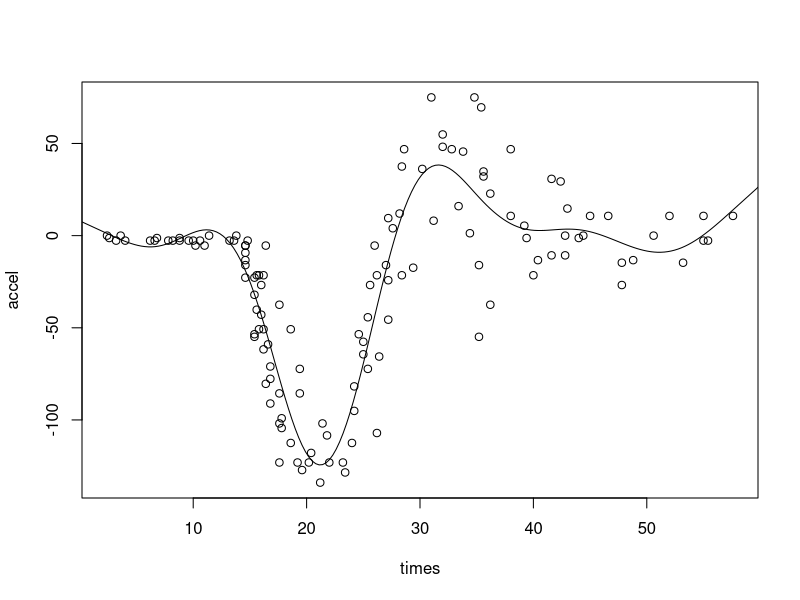
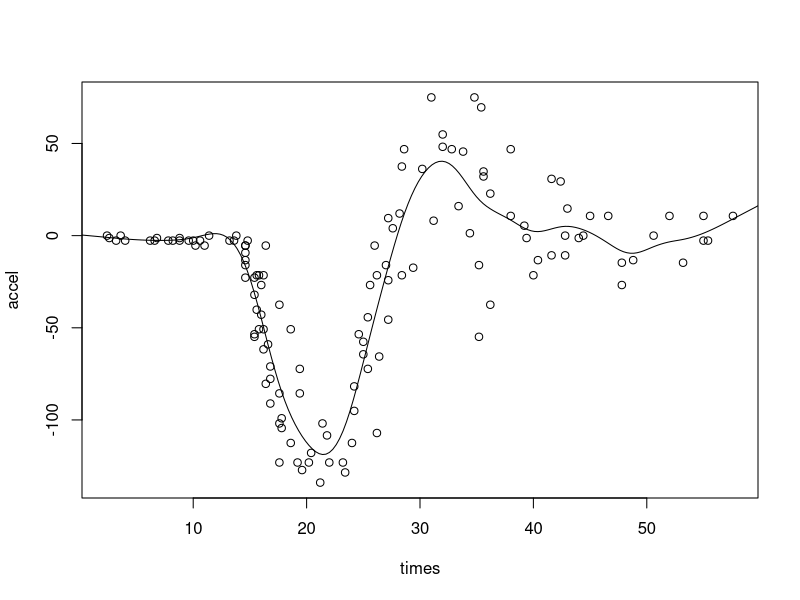

These figures' R source, in order:
library(mgcv)


### Name: smoothCon
### Title: Prediction/Construction wrapper functions for GAM smooth terms
### Aliases: smoothCon PredictMat
### Keywords: models smooth regression

### ** Examples

## example of using smoothCon and PredictMat to set up a basis
## to use for regression and make predictions using the result
library(MASS) ## load for mcycle data.
## set up a smoother...
sm <- smoothCon(s(times,k=10),data=mcycle,knots=NULL)[[1]]
## use it to fit a regression spline model...
beta <- coef(lm(mcycle$accel~sm$X-1))
with(mcycle,plot(times,accel)) ## plot data
times <- seq(0,60,length=200)  ## creat prediction times
## Get matrix mapping beta to spline prediction at 'times'
Xp <- PredictMat(sm,data.frame(times=times))
lines(times,Xp%*%beta) ## add smooth to plot

## Same again but using a penalized regression spline of
## rank 30....
sm <- smoothCon(s(times,k=30),data=mcycle,knots=NULL)[[1]]
E <- t(mroot(sm$S[[1]])) ## square root penalty
X <- rbind(sm$X,0.1*E) ## augmented model matrix
y <- c(mcycle$accel,rep(0,nrow(E))) ## augmented data
beta <- coef(lm(y~X-1)) ## fit penalized regression spline
Xp <- PredictMat(sm,data.frame(times=times)) ## prediction matrix
with(mcycle,plot(times,accel)) ## plot data
lines(times,Xp%*%beta) ## overlay smooth
